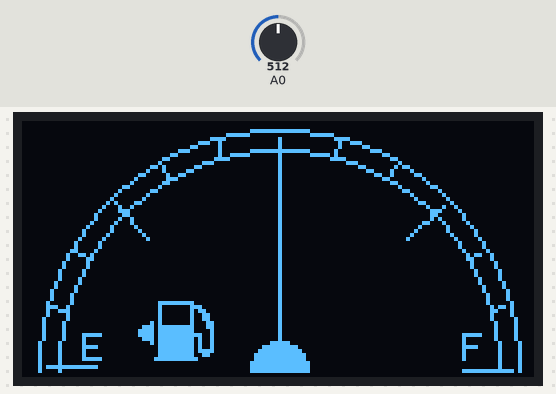
A sketch run on a simulated Arduino Uno, built with avr-gcc and run on an emulated ATmega328P. Shown: 128×64 one-colour display. Inputs (shaded band) come from the test bench; at power-on: A0 = 512.

Above: at 1.2 s.
1.3 s: A0 set to 166
At 2.1 s:
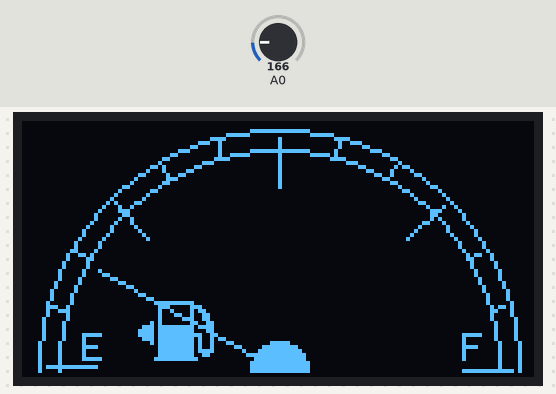
2.9 s: A0 set to 146
At 4.0 s:
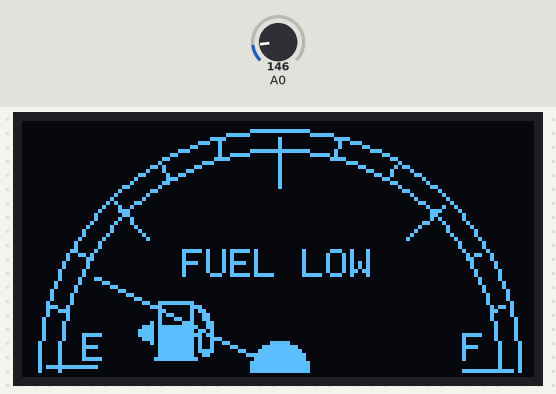
4.5 s: A0 set to 122
At 5.7 s:
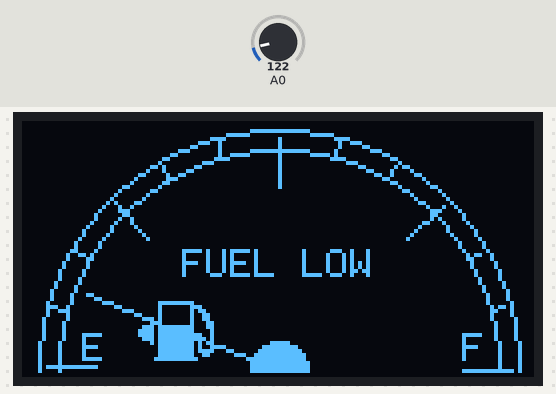
Timing chart, 0 to 7.5 s (numbered marks = the images above; inputs shaded):
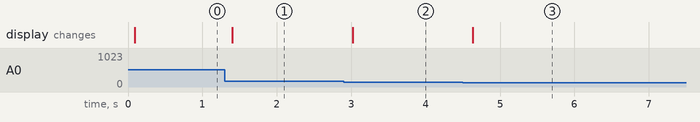

The sketch:

gauge.ino
```cpp
#include <U8g2lib.h>

U8G2_SH1106_128X64_NONAME_F_HW_I2C u8g2(U8G2_R0, U8X8_PIN_NONE);
#define gas_width 20
#define gas_height 15
static const unsigned char gas_bits[] PROGMEM = { //bitmap da bomba de combustível
   0xc0, 0x7f, 0x00, 0x40, 0xc0, 0x01, 0x40, 0x40, 0x03, 0x40, 0x40, 0x06,
   0x40, 0x40, 0x06, 0x50, 0x40, 0x0c, 0xdc, 0x7f, 0x0c, 0xde, 0x7f, 0x08,
   0xde, 0xff, 0x09, 0xdc, 0x7f, 0x09, 0xd0, 0x7f, 0x09, 0xc0, 0x7f, 0x09,
   0xc0, 0x7f, 0x0f, 0xc0, 0x7f, 0x06, 0xe0, 0xff, 0x00 };
float gs_rad;
float ge_rad;
int cx=64; //x centro
int cy=62; //y centro
int radius=60; //raio do mostrador
int percent=85; //porcentagem do tamanho da agulha em relação ao tamanho total do mostrador
char buf[64];

int rotX (int cx1, int r, float degree){
  return int(cx1 + (r - 2) * cos(2*3.14 * (degree / 360) - 3.14));
}
int rotY (int cy1, int r, float degree){
  return int(cy1 + (r - 2) * sin(2*3.14 * (degree / 360) - 3.14));
}

void Drawgauge(int x, byte y, byte r, byte p, int v, int minVal, int maxVal) {
 int n=(r/100.00)*p; // calcula tamanho da agulha
 int thick = r/12;
 int a=0;
u8g2.clearBuffer();
      u8g2.drawXBMP(28,45,gas_width,gas_height,gas_bits); //desenha a bomba de combustível
      int per = map(v,minVal,maxVal,0,100);     //mapeia valor de entrada pra 0-100
      sprintf(buf,"%d%%",per);                  //stringa valor com simbolo de %
      if(per<15)u8g2.drawStr(40,39,"FUEL LOW"); //aviso de nivel baixo <15%
      //u8g2.drawStr(53,50,buf);                  //escreve porcentagem no display
      u8g2.drawStr(15,60,"E");                  //escreve letra E no minimo
      u8g2.drawStr(110,60,"F");                 //escreve letra F no maximo
       for (a=0; a<=180 ; a+=15){                   //laço for de 15 em 15 graus para as referencias
        int x1 = rotX(cx,radius,a);                 //calcula pixel inicio da linha em x
        int y1 = rotY(cy,radius,a);                 //calcula pixel inicio da linha em y
        int x2 = rotX(cx,(radius - radius/16),a);   //calcula pixel fim da linha em x
        int y2 = rotY(cy,(radius - radius/16),a);   //calcula pixel fim da linha em y
        u8g2.drawLine(x1,y1,x2,y2);                 //desenha a linha de referencia
       }
       for (a=0; a<=180 ; a+=45){                   //laço for de 15 em 15 graus para as referencias
        int x1 = rotX(cx,radius,a);                 //calcula pixel inicio da linha em x
        int y1 = rotY(cy,radius,a);                 //calcula pixel inicio da linha em y
        int x2 = rotX(cx,(radius - radius/5),a);   //calcula pixel fim da linha em x
        int y2 = rotY(cy,(radius - radius/5),a);   //calcula pixel fim da linha em y
        u8g2.drawLine(x1,y1,x2,y2);                 //desenha a linha de referencia
       }

       //calculo dos pontos da agulha
       float gs_rad=-1.572;
       float ge_rad=1.572;
       float i=((v-minVal)*(ge_rad-gs_rad)/(maxVal-minVal)+gs_rad);
       int xp = x+(sin(i) * n);
       int yp = y-(cos(i) * n);
       u8g2.drawCircle(x,y,r, U8G2_DRAW_UPPER_LEFT|U8G2_DRAW_UPPER_RIGHT );       //desenha semicirculo maior
       u8g2.drawCircle(x,y,r-thick, U8G2_DRAW_UPPER_LEFT|U8G2_DRAW_UPPER_RIGHT ); //desenha semicirculo menor
       u8g2.drawDisc(x,y,r/8, U8G2_DRAW_UPPER_LEFT|U8G2_DRAW_UPPER_RIGHT);        //desenha disco central
       u8g2.drawLine(x,y,xp,yp);                                                  //desenha agulha
     u8g2.sendBuffer();
}

void setup() {
 u8g2.begin();
 u8g2.setFont(u8g2_font_6x10_tf);
}

void loop() {
 int c = analogRead(A0);
 Drawgauge(cx,cy,radius,percent,c,0,1024); //Drawgauge(centro x, centro y, raio, porcentagem do tamanho da agulha, valor, minimo, maximo)
}
```

Measured:
- the behaviour switches between 154 and 153 on A0 (found by bisection; images 1 and 2)
- after the input at 1.3 s, the display: changes after 0.10 s (image 1)
- after the input at 2.9 s, the display: changes after 0.12 s (image 2)
- after the input at 4.5 s, the display: changes after 0.13 s (image 3)
